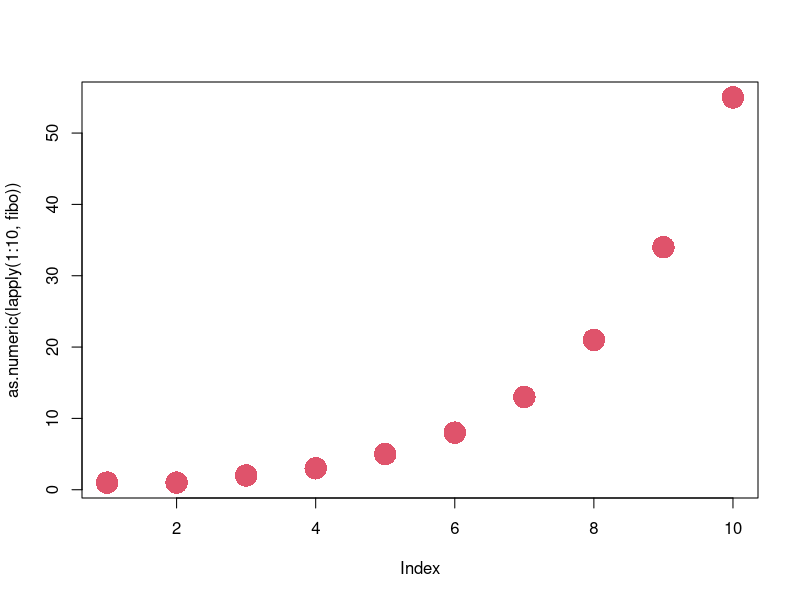

R code for this plot:
fibo <- function(n){
  if(n>2){
    return(fibo(n-1) + fibo(n-2))
  }else{
    return(1)
  }
}
#Ejemplos
fibo(1)
fibo(2)
fibo(3)
fibo(4)
fibo(5)
#Sucesión entera
as.numeric(lapply(1:10,fibo))
plot(as.numeric(lapply(1:10,fibo)),pch=16,cex=3,col=2)
## Tiempo de ejecución
inicio <- proc.time()
as.numeric(lapply(1:30,fibo))
proc.time()-inicio 
########################################

fibo_turbo <- function(n){ #n>2
  x <- c(1,1)
  j <- 2
  while(j<n){
    j <- j + 1
    x[j] <- x[j-1] + x[j-2]
  }
  x
}
#EJEMPLO
inicio <- proc.time()
fibo_turbo(30)
proc.time()-inicio 
############################

En <- function(n){ #n>3
        x <- c(1,1)
        j <- 2
        while(j<n){
                j <- j + 1
                x[j] <- x[j-1] + x[j-2] + 1
        }
        x
}
En(1)
En(6)
En(30)
En(100)[100]
fibo_turbo(100)
